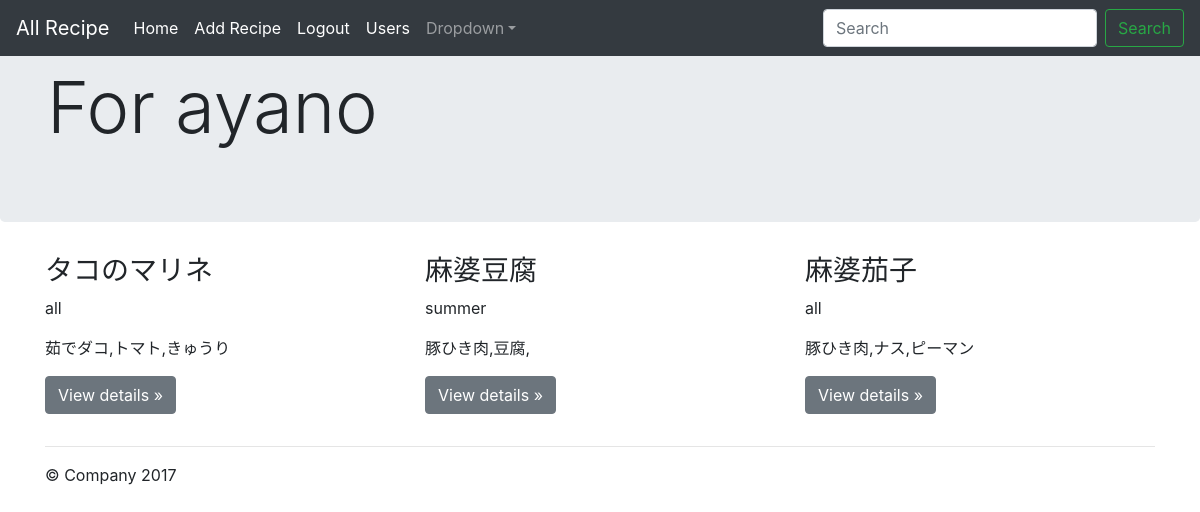
Screenshot of /recommend/recommend.php (signed in) with the database file from the repository.
### tables this page shows
CREATE TABLE `recipe` (
  `id` int(11) NOT NULL,
  `userid` int(11) NOT NULL,
  `title` varchar(64) NOT NULL,
  `ingredient1` varchar(64) NOT NULL,
  `ingredient2` varchar(64) DEFAULT NULL,
  `ingredient3` varchar(64) DEFAULT NULL,
  `url` varchar(256) DEFAULT NULL,
  `recipememo` text,
  `season` varchar(64) NOT NULL,
  `review` text,
  `original` int(11) NOT NULL,
  `author` int(11) NOT NULL,
  `inputdate` datetime NOT NULL
);

### recommend/recommend.php (the view, shortened to what this page needs)
<?php
$pdo = db_conn();
$sql = "SELECT * FROM recipe";
$stmt = $pdo->prepare($sql);
$status = $stmt->execute();
if($status==false){
    sql_error();
} else {
  while($recipe = $stmt->fetch(PDO::FETCH_ASSOC)){
    $recipes[] .= $recipe[id];
  }
}
$keys = array_rand($recipes, 3);
shuffle($keys);
foreach($keys as $key){
    $recommend = $recipes[$key];
    $recipesql = "SELECT * FROM recipe WHERE id=:recipeid";
    $recipestmt = $pdo->prepare($recipesql);
    $recipestmt->bindValue(':recipeid', $recommend, PDO::PARAM_INT);
    $recipestatus = $recipestmt->execute();
    if($recipestatus==false){
        sql_error();
    } else {
        $recommendrecipe = $recipestmt->fetch();
        $view .= '<div class="col-md-4"><h3>';
        $view .= $recommendrecipe["title"];
        $view .= '</h3><p>';
        $view .= $recommendrecipe["season"];
        $view .= '</p><p>';
        $view .= $recommendrecipe["ingredient1"].','.$recommendrecipe["ingredient2"].','.$recommendrecipe["ingredient3"];
        $view .= '</p>';
        $view .= '<p><a class="btn btn-secondary" href="../recipe/showrecipe.php?id='.$recommendrecipe["id"].'" role="button">View details &raquo;</a></p>';
        $view .= '</div>';
    }
}
if($_SESSION["kanri_flg"] == 1) {
  $viewusers = '<li class="nav-item active"><a class="nav-link" href="../users/users.php">Users</a></li>';
}
?>
<!DOCTYPE html>
<html lang="en">
  <head>
      <link rel="stylesheet" href="https://getbootstrap.com/docs/4.0/dist/css/bootstrap.min.css">
    <link href="https://getbootstrap.com/docs/4.0/examples/jumbotron/jumbotron.css" rel="stylesheet">
  </head>
  <body>
    <nav class="navbar navbar-expand-md navbar-dark fixed-top bg-dark">
      <a class="navbar-brand" href="../recipe/allrecipe.php">All Recipe</a>
      <div class="collapse navbar-collapse" id="navbarsExampleDefault">
        <ul class="navbar-nav mr-auto">
          <li class="nav-item active">
            <a class="nav-link" href="../mypage/index.php">Home <span class="sr-only">(current)</span></a>
          </li>
          <li class="nav-item active">
            <a class="nav-link" href="../recipe/recipe.php">Add Recipe</a>
          </li>
          <li class="nav-item active">
            <a class="nav-link" href="../signin/logout.php">Logout</a>
          </li>
          <?=$viewusers?>
          <li class="nav-item dropdown">
            <a class="nav-link dropdown-toggle" href="http://example.com" id="dropdown01" data-toggle="dropdown" aria-haspopup="true" aria-expanded="false">Dropdown</a>
          </li>
        </ul>
        <form class="form-inline my-2 my-lg-0">
          <input class="form-control mr-sm-2" type="text" placeholder="Search" aria-label="Search">
          <button class="btn btn-outline-success my-2 my-sm-0" type="submit">Search</button>
        </form>
      </div>
    </nav>
    <div class="jumbotron">
      <div class="container">
        <h1 class="display-3">For <?=$_SESSION["name"]?></h1>
      </div>
    </div>
    <div class="container">
      <div class="row">
        <?=$view?>
      </div>
      <hr>
      <footer>
        <p>&copy; Company 2017</p>
      </footer>
    </div>
  </body>
</html>

### rows the page displays
recipe: value "タコのマリネ all 茹でダコ,トマト,きゅうり"
recipe: value "麻婆豆腐 summer 豚ひき肉,豆腐,"
recipe: value "麻婆茄子 all 豚ひき肉,ナス,ピーマン"

### other values shown
$_SESSION["name"] "ayano"
